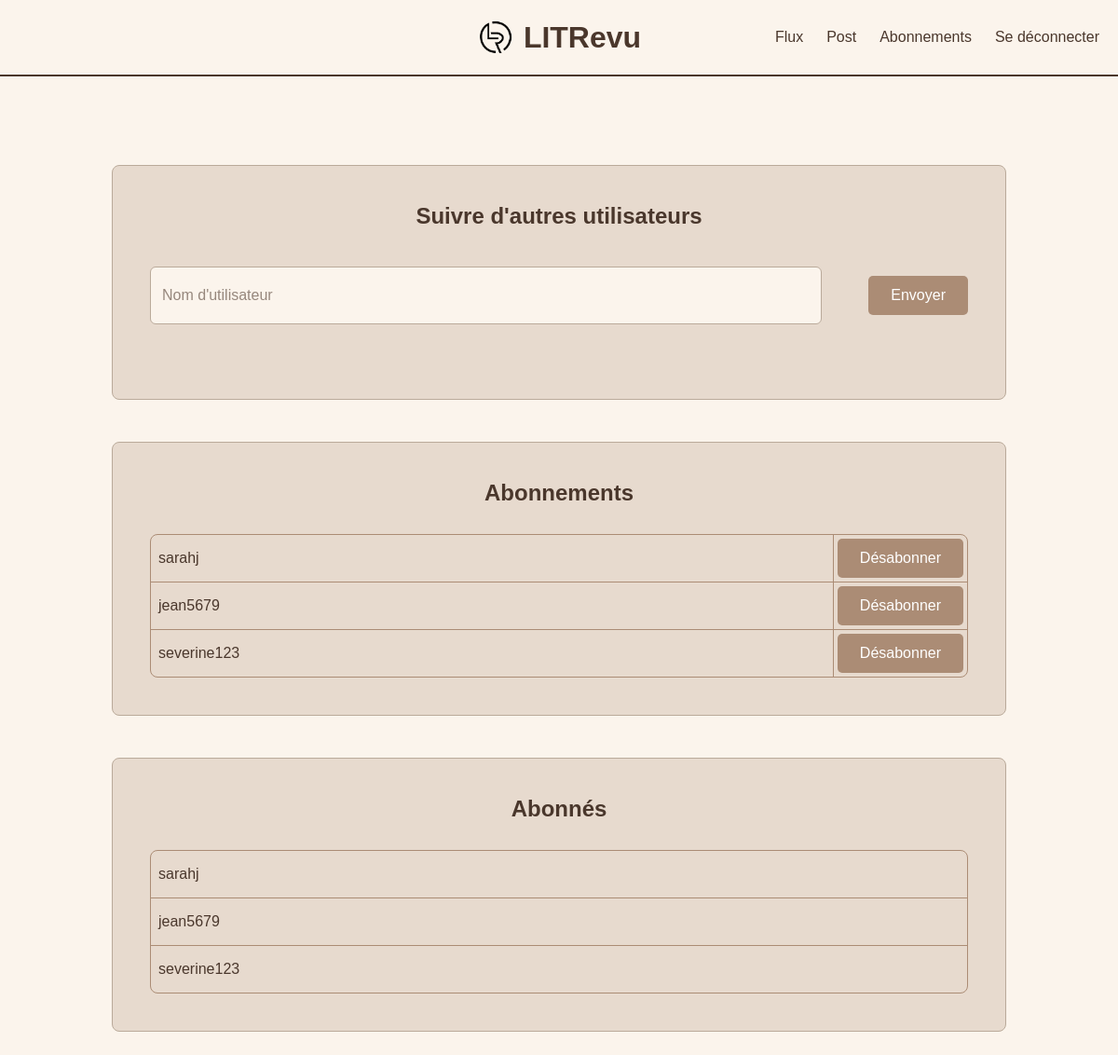
The page /subscriptions/ (signed in) on the database its author committed.
### reviews/models.py (models this page shows, shortened)
class UserFollows(models.Model):
    user = models.ForeignKey(
        to=settings.AUTH_USER_MODEL,
        on_delete=models.CASCADE,
        related_name='following'
    )
    followed_user = models.ForeignKey(
        to=settings.AUTH_USER_MODEL,
        on_delete=models.CASCADE,
        related_name='followed_by'
    )
    class Meta:
        unique_together = ('user', 'followed_user')

### authentication/models.py (models this page shows)
class User(AbstractUser):
    pass

### reviews/views.py (the view, shortened to what this page needs)
class SubscriptionsPageView(LoginRequiredMixin, View):
    template_name = 'reviews/subscriptions.html'
    login_url = 'authentication:login'
    def get(self, request):
        form = FollowUserForm()
        return render(request, self.template_name, {
            'form': form,
        })

### reviews/forms.py
class FollowUserForm(forms.Form):
    username = forms.CharField(
        max_length=150,
        widget=forms.TextInput(attrs={
            'placeholder': "Nom d'utilisateur",
        })
    )

### reviews/templates/reviews/subscriptions.html (shortened to what this page needs)
{% extends 'base.html' %}
{% block content %}
<div class="subscriptions-messages">
</div>
<div class="subscription-container">
    <div class="card">
        <div class="card-content">
            <h2 class="banner-title">Suivre d'autres utilisateurs</h2>
            <form method="post" class="form-generic">
                <div class="button-group">
                    {{ form.username }}
                    <button type="submit" class="btn">Envoyer</button>
                </div>
            </form>
        </div>
    </div>
</div>
<div class="subscription-container">
    <div class="card">
        <div class="card-content">
            <h2 class="banner-title">Abonnements</h2>
            {% if request.user.following.all %}
                <table class="subscriptions-table">
                    <tbody>
                        {% for followed in request.user.following.all %}
                            <tr>
                                <td class="subscription-username">{{ followed.followed_user.username }}</td>
                                <td class="subscription-action">
                                    <form method="post">
                                        <button type="submit" class="btn">Désabonner</button>
                                    </form>
                                </td>
                            </tr>
                        {% endfor %}
                    </tbody>
                </table>
            {% else %}
                <p>Vous n'êtes abonné à aucun utilisateur</p>
            {% endif %}
        </div>
    </div>
</div>
<div class="subscription-container">
    <div class="card">
        <div class="card-content">
            <h2 class="banner-title">Abonnés</h2>
            {% if request.user.followed_by.all %}
                <table class="subscriptions-table">
                    <tbody>
                        {% for follower in request.user.followed_by.all %}
                            <tr>
                                <td class="subscription-follower">{{ follower.user.username }}</td>
                            </tr>
                        {% endfor %}
                    </tbody>
                </table>
            {% else %}
                <p>Vous n'avez pas encore d'abonné</p>
            {% endif %}
        </div>
    </div>
</div>
{% endblock content %}

### static/style.css (style rules this page uses)
body { margin: 0; font-family: Arial, sans-serif; background-color: #fbf4ec; color: #4A372C; }
.banner-title { margin: 0; color: #4A372C; }
.card { flex: 1; border: 1px solid #baaa9a; padding: 40px; margin: 20px; display: flex; justify-content: center; align-items: center; background-color: #e7dace; border-radius: 8px; }
.card-content { text-align: center; width: 100%; }
.btn, .btn:hover, .btn:focus, .btn:active, a.btn, a.btn:hover, a.btn:focus, a.btn:active { padding: 12px 24px; margin: 10px 0; font-size: 1rem; cursor: pointer; border: none; background-color: #ab8c75; color: white; border-radius: 5px; transition: background-color 0.2s, outline 0.2s; text-decoration: none !important; }
.form-generic input { width: 100%; padding: 15px 12px; font-size: 1rem; border: 1px solid #baaa9a; border-radius: 6px; box-sizing: border-box; background-color: #fbf4ec; color: #4A372C; transition: border-color 0.2s, box-shadow 0.2s; }
.form-generic input::placeholder { color: #6C5A4E; opacity: 0.7; }
.button-group { display: flex; justify-content: center; gap: 50px; margin: 40px 0; }
.card-content h2.banner-title { text-align: center; margin-bottom: 30px; }
.subscription-container { display: flex; justify-content: center; align-items: stretch; margin: 5px auto; max-width: 1000px; }
.subscriptions-messages { height: 40px; display: flex; justify-content: center; align-items: center; max-width: 1000px; margin:30px auto 0 auto; }
.subscriptions-table { width: 100%; border: 1px solid #ab8c75; border-radius: 8px; border-spacing: 0; overflow: hidden; }
.subscriptions-table td { border-bottom: 1px solid #ab8c75; border-right: 1px solid #ab8c75; }
.subscriptions-table td:last-child { border-right: none; }
.subscriptions-table tr:last-child td { border-bottom: none; }
.subscription-username { width: 85%; text-align: left; padding-left: 8px; }
.subscription-action { width: 15%; padding: 0; }
.subscription-action .btn { margin: 4px; }
.subscription-follower { text-align: left; padding: 16px 8px ; }

### rows shown on the page
UserFollows: followed_user.username "sarahj"
UserFollows: followed_user.username "jean5679"
UserFollows: followed_user.username "severine123"
UserFollows: user.username "sarahj"
UserFollows: user.username "jean5679"
UserFollows: user.username "severine123"
